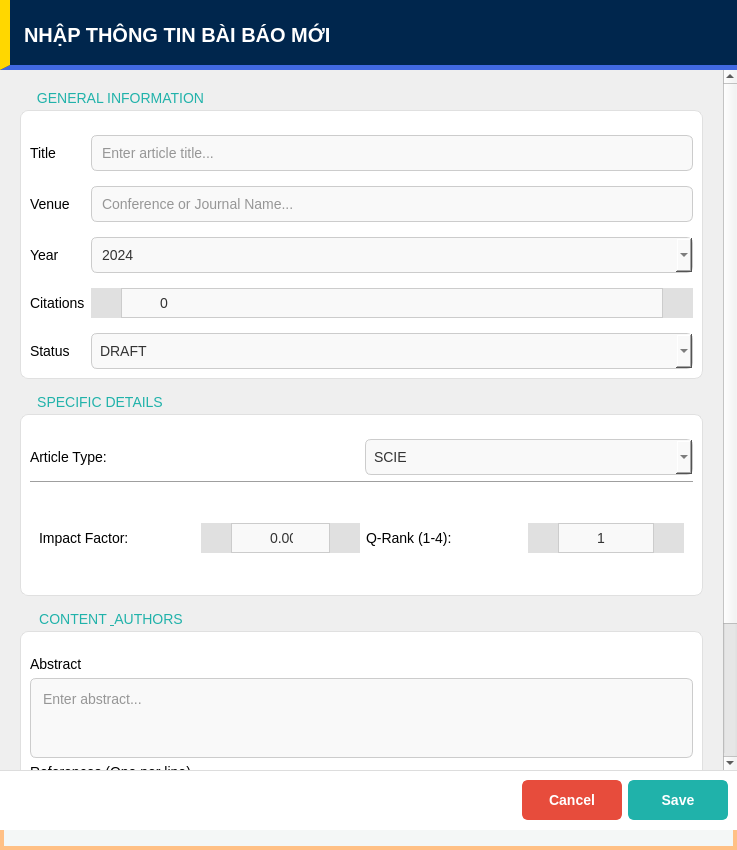
<?xml version="1.0" encoding="UTF-8"?>
<ui version="4.0">
 <class>ArticleInputDialog</class>
 <widget class="QDialog" name="ArticleInputDialog">
  <property name="geometry">
   <rect>
    <x>0</x>
    <y>0</y>
    <width>737</width>
    <height>850</height>
   </rect>
  </property>
  <property name="windowTitle">
   <string>Input Article Details</string>
  </property>
  <property name="styleSheet">
   <string notr="true">
/* --- CÀI ĐẶT CHUNG (Giống File 1) --- */
QDialog#ArticleInputDialog {
    background-color: #f4f7f6;
    border: 4px solid #FFC085;
}
QWidget {
    font-family: &quot;Segoe UI&quot;, Arial, sans-serif;
    font-size: 14px;
}
QScrollArea {
    border: none;
    background-color: transparent;
}
QGroupBox {
    background-color: #ffffff;
    border: 1px solid #e0e0e0;
    border-radius: 8px;
    margin-top: 20px;
    padding-top: 15px;
}
QGroupBox::title {
    subcontrol-origin: margin;
    subcontrol-position: top left;
    padding: 0 5px;
    color: #20B2AA;
    font-weight: bold;
    left: 10px;
    top: 0px;
}
QLineEdit, QPlainTextEdit, QComboBox {
    background-color: #f9f9f9;
    border: 1px solid #cccccc;
    border-radius: 6px;
    padding: 8px;
    color: #333333;
}
QLineEdit:focus, QPlainTextEdit:focus, QComboBox:focus {
    background-color: #ffffff;
    border: 2px solid #20B2AA;
}

/* --- TÙY CHỈNH SPINBOX (Nút trái giảm, nút phải tăng - Giống File 1) --- */
QSpinBox, QDoubleSpinBox {
    background-color: #f9f9f9;
    border: 1px solid #cccccc;
    border-radius: 6px;
    color: #333333;
    padding-top: 5px;
    padding-bottom: 5px;
    /* Chừa chỗ 2 bên cho nút bấm để không che số */
    padding-left: 35px;  
    padding-right: 35px;
    /* Căn giữa số */
    qproperty-alignment: AlignCenter; 
}
QSpinBox:focus, QDoubleSpinBox:focus {
    background-color: #ffffff;
    border: 2px solid #20B2AA;
}

/* Nút Tăng (Up-Button) -&gt; Đưa về bên PHẢI */
QSpinBox::up-button, QDoubleSpinBox::up-button {
    subcontrol-origin: border;
    subcontrol-position: right;
    width: 30px;
    height: 100%; 
    border-left: 1px solid #cccccc;
    border-top-right-radius: 6px;
    border-bottom-right-radius: 6px;
    background-color: #e0e0e0; 
}

/* Nút Giảm (Down-Button) -&gt; Đưa về bên TRÁI */
QSpinBox::down-button, QDoubleSpinBox::down-button {
    subcontrol-origin: border;
    subcontrol-position: left;
    width: 30px;
    height: 100%;
    border-right: 1px solid #cccccc;
    border-top-left-radius: 6px;
    border-bottom-left-radius: 6px;
    background-color: #e0e0e0;
}

/* Hiệu ứng khi di chuột vào nút tăng/giảm */
QSpinBox::up-button:hover, QDoubleSpinBox::up-button:hover,
QSpinBox::down-button:hover, QDoubleSpinBox::down-button:hover {
    background-color: #20B2AA; 
}
   </string>
  </property>
  <layout class="QVBoxLayout" name="verticalLayout_Main">
   <property name="spacing">
    <number>0</number>
   </property>
   <property name="leftMargin">
    <number>0</number>
   </property>
   <property name="topMargin">
    <number>0</number>
   </property>
   <property name="rightMargin">
    <number>0</number>
   </property>
   <property name="bottomMargin">
    <number>20</number>
   </property>
   <item>
    <widget class="QWidget" name="headerContainer" native="true">
     <property name="minimumSize">
      <size>
       <width>0</width>
       <height>70</height>
      </size>
     </property>
     <property name="styleSheet">
      <string notr="true">QWidget#headerContainer{background-color:#00264d;border-bottom:5px solid #4169E1;border-left:10px solid #FFD700;}</string>
     </property>
     <layout class="QHBoxLayout" name="horizontalLayout_Header">
      <item>
       <widget class="QLabel" name="labelDialog">
        <property name="styleSheet">
         <string notr="true">color:#ffffff;font-weight:900;font-size:20px;background:transparent;padding-left:10px;</string>
        </property>
        <property name="text">
         <string>NHẬP THÔNG TIN BÀI BÁO MỚI</string>
        </property>
        <property name="alignment">
         <set>Qt::AlignmentFlag::AlignLeading|Qt::AlignmentFlag::AlignLeft|Qt::AlignmentFlag::AlignVCenter</set>
        </property>
       </widget>
      </item>
     </layout>
    </widget>
   </item>
   <item>
    <widget class="QScrollArea" name="scrollArea">
     <property name="widgetResizable">
      <bool>true</bool>
     </property>
     <widget class="QWidget" name="scrollContent">
      <property name="geometry">
       <rect>
        <x>0</x>
        <y>0</y>
        <width>727</width>
        <height>905</height>
       </rect>
      </property>
      <layout class="QVBoxLayout" name="verticalLayout_Content">
       <property name="spacing">
        <number>15</number>
       </property>
       <property name="leftMargin">
        <number>20</number>
       </property>
       <property name="topMargin">
        <number>20</number>
       </property>
       <property name="rightMargin">
        <number>20</number>
       </property>
       <property name="bottomMargin">
        <number>20</number>
       </property>
       <item>
        <widget class="QGroupBox" name="grpGeneral">
         <property name="title">
          <string>GENERAL INFORMATION</string>
         </property>
         <layout class="QGridLayout" name="gridLayout">
          <property name="verticalSpacing">
           <number>15</number>
          </property>
          <item row="0" column="0">
           <widget class="QLabel" name="labelTitle">
            <property name="text">
             <string>Title</string>
            </property>
           </widget>
          </item>
          <item row="0" column="1">
           <widget class="QLineEdit" name="inputTitle">
            <property name="placeholderText">
             <string>Enter article title...</string>
            </property>
           </widget>
          </item>
          <item row="1" column="0">
           <widget class="QLabel" name="labelVenue">
            <property name="text">
             <string>Venue</string>
            </property>
           </widget>
          </item>
          <item row="1" column="1">
           <widget class="QLineEdit" name="inputVenue">
            <property name="placeholderText">
             <string>Conference or Journal Name...</string>
            </property>
           </widget>
          </item>
          <item row="2" column="0">
           <widget class="QLabel" name="labelYear">
            <property name="text">
             <string>Year</string>
            </property>
           </widget>
          </item>
          <item row="2" column="1">
           <widget class="QComboBox" name="inputYear">
            <property name="editable">
             <bool>true</bool>
            </property>
            <property name="currentText">
             <string>2024</string>
            </property>
            <item>
             <property name="text">
              <string>2024</string>
             </property>
            </item>
            <item>
             <property name="text">
              <string>2023</string>
             </property>
            </item>
            <item>
             <property name="text">
              <string>2022</string>
             </property>
            </item>
            <item>
             <property name="text">
              <string>2021</string>
             </property>
            </item>
            <item>
             <property name="text">
              <string>2020</string>
             </property>
            </item>
           </widget>
          </item>
          <item row="3" column="0">
           <widget class="QLabel" name="labelCitations">
            <property name="text">
             <string>Citations</string>
            </property>
           </widget>
          </item>
          <item row="3" column="1">
           <widget class="QSpinBox" name="inputCitations">
            <property name="maximum">
             <number>1000000</number>
            </property>
           </widget>
          </item>
          <item row="4" column="0">
           <widget class="QLabel" name="labelStatus">
            <property name="text">
             <string>Status</string>
            </property>
           </widget>
          </item>
          <item row="4" column="1">
           <widget class="QComboBox" name="inputStatus">
            <item>
             <property name="text">
              <string>DRAFT</string>
             </property>
            </item>
            <item>
             <property name="text">
              <string>SUBMITTED</string>
             </property>
            </item>
            <item>
             <property name="text">
              <string>UNDER_REVIEW</string>
             </property>
            </item>
            <item>
             <property name="text">
              <string>REVISIONS</string>
             </property>
            </item>
            <item>
             <property name="text">
              <string>ACCEPTED</string>
             </property>
            </item>
            <item>
             <property name="text">
              <string>REJECTED</string>
             </property>
            </item>
            <item>
             <property name="text">
              <string>PUBLISHED</string>
             </property>
            </item>
           </widget>
          </item>
         </layout>
        </widget>
       </item>
       <item>
        <widget class="QGroupBox" name="grpSpecific">
         <property name="title">
          <string>SPECIFIC DETAILS</string>
         </property>
         <layout class="QVBoxLayout" name="verticalLayout_Specific">
          <item>
           <layout class="QHBoxLayout" name="hl_Type">
            <item>
             <widget class="QLabel" name="labelType">
              <property name="text">
               <string>Article Type:</string>
              </property>
             </widget>
            </item>
            <item>
             <widget class="QComboBox" name="inputType">
              <item>
               <property name="text">
                <string>SCIE</string>
               </property>
              </item>
              <item>
               <property name="text">
                <string>SCOPUS</string>
               </property>
              </item>
              <item>
               <property name="text">
                <string>CONFERENCE</string>
               </property>
              </item>
              <item>
               <property name="text">
                <string>OTHER</string>
               </property>
              </item>
             </widget>
            </item>
           </layout>
          </item>
          <item>
           <widget class="Line" name="line">
            <property name="orientation">
             <enum>Qt::Orientation::Horizontal</enum>
            </property>
           </widget>
          </item>
          <item>
           <widget class="QStackedWidget" name="stackType">
            <property name="currentIndex">
             <number>0</number>
            </property>
            <widget class="QWidget" name="pageSCIE">
             <layout class="QGridLayout" name="gl_Scie">
              <item row="0" column="0">
               <widget class="QLabel" name="labelIF">
                <property name="text">
                 <string>Impact Factor:</string>
                </property>
               </widget>
              </item>
              <item row="0" column="1">
               <widget class="QDoubleSpinBox" name="inputIF">
                <property name="decimals">
                 <number>3</number>
                </property>
                <property name="maximum">
                 <double>100.000000000000000</double>
                </property>
               </widget>
              </item>
              <item row="0" column="2">
               <widget class="QLabel" name="labelQRank">
                <property name="text">
                 <string>Q-Rank (1-4):</string>
                </property>
               </widget>
              </item>
              <item row="0" column="3">
               <widget class="QSpinBox" name="inputQRank">
                <property name="minimum">
                 <number>1</number>
                </property>
                <property name="maximum">
                 <number>4</number>
                </property>
               </widget>
              </item>
             </layout>
            </widget>
            <widget class="QWidget" name="pageSCOPUS">
             <layout class="QGridLayout" name="gl_Scopus">
              <item row="0" column="0">
               <widget class="QLabel" name="labelSJR">
                <property name="text">
                 <string>SJR:</string>
                </property>
               </widget>
              </item>
              <item row="0" column="1">
               <widget class="QDoubleSpinBox" name="inputSJR">
                <property name="decimals">
                 <number>3</number>
                </property>
               </widget>
              </item>
              <item row="0" column="2">
               <widget class="QLabel" name="labelHIndex">
                <property name="text">
                 <string>H-Index:</string>
                </property>
               </widget>
              </item>
              <item row="0" column="3">
               <widget class="QSpinBox" name="inputHIndex">
                <property name="maximum">
                 <number>2000</number>
                </property>
               </widget>
              </item>
             </layout>
            </widget>
            <widget class="QWidget" name="pageCONFERENCE">
             <layout class="QGridLayout" name="gl_Conf">
              <item row="0" column="0">
               <widget class="QLabel" name="labelConfRank">
                <property name="text">
                 <string>Rank:</string>
                </property>
               </widget>
              </item>
              <item row="0" column="1">
               <widget class="QLineEdit" name="inputConfRank">
                <property name="placeholderText">
                 <string>e.g. A, B, C</string>
                </property>
               </widget>
              </item>
              <item row="0" column="2">
               <widget class="QLabel" name="labelAcceptRate">
                <property name="text">
                 <string>Accept Rate (%):</string>
                </property>
               </widget>
              </item>
              <item row="0" column="3">
               <widget class="QDoubleSpinBox" name="inputAcceptRate">
                <property name="maximum">
                 <double>100.000000000000000</double>
                </property>
               </widget>
              </item>
              <item row="1" column="0">
               <widget class="QLabel" name="labelLocation">
                <property name="text">
                 <string>Location:</string>
                </property>
               </widget>
              </item>
              <item row="1" column="1" colspan="3">
               <widget class="QLineEdit" name="inputLocation"/>
              </item>
             </layout>
            </widget>
            <widget class="QWidget" name="pageOTHER">
             <layout class="QVBoxLayout" name="vl_Other">
              <item>
               <widget class="QLabel" name="lblOther">
                <property name="styleSheet">
                 <string notr="true">color: gray; font-style: italic;</string>
                </property>
                <property name="text">
                 <string>No additional fields required for OTHER type.</string>
                </property>
                <property name="alignment">
                 <set>Qt::AlignmentFlag::AlignCenter</set>
                </property>
               </widget>
              </item>
             </layout>
            </widget>
           </widget>
          </item>
         </layout>
        </widget>
       </item>
       <item>
        <widget class="QGroupBox" name="grpTextContent">
         <property name="title">
          <string>CONTENT &amp; AUTHORS</string>
         </property>
         <layout class="QVBoxLayout" name="verticalLayout_Text">
          <item>
           <widget class="QLabel" name="labelAbstract">
            <property name="text">
             <string>Abstract</string>
            </property>
           </widget>
          </item>
          <item>
           <widget class="QPlainTextEdit" name="inputAbstract">
            <property name="minimumSize">
             <size>
              <width>0</width>
              <height>80</height>
             </size>
            </property>
            <property name="placeholderText">
             <string>Enter abstract...</string>
            </property>
           </widget>
          </item>
          <item>
           <widget class="QLabel" name="labelRefs">
            <property name="text">
             <string>References (One per line)</string>
            </property>
           </widget>
          </item>
          <item>
           <widget class="QPlainTextEdit" name="inputRefs">
            <property name="minimumSize">
             <size>
              <width>0</width>
              <height>80</height>
             </size>
            </property>
            <property name="placeholderText">
             <string>Enter references...</string>
            </property>
           </widget>
          </item>
          <item>
           <widget class="QPushButton" name="AuthorBtn">
            <property name="minimumSize">
             <size>
              <width>0</width>
              <height>40</height>
             </size>
            </property>
            <property name="cursor">
             <cursorShape>PointingHandCursor</cursorShape>
            </property>
            <property name="styleSheet">
             <string notr="true">QPushButton{background-color:#7f8c8d;border:2px solid #7f8c8d;border-radius:6px;color:white;font-weight:bold;}QPushButton:hover{background-color:#636e72;}QPushButton:pressed{background-color:#2d3436;}</string>
            </property>
            <property name="text">
             <string>Select / Manage Authors</string>
            </property>
           </widget>
          </item>
         </layout>
        </widget>
       </item>
      </layout>
     </widget>
    </widget>
   </item>
   <item>
    <widget class="QWidget" name="footerContainer" native="true">
     <property name="styleSheet">
      <string notr="true">background-color:#ffffff;border-top:1px solid #dddddd;</string>
     </property>
     <layout class="QHBoxLayout" name="horizontalLayout_Footer">
      <property name="topMargin">
       <number>10</number>
      </property>
      <property name="bottomMargin">
       <number>10</number>
      </property>
      <item>
       <spacer name="horizontalSpacer">
        <property name="orientation">
         <enum>Qt::Orientation::Horizontal</enum>
        </property>
        <property name="sizeHint" stdset="0">
         <size>
          <width>40</width>
          <height>20</height>
         </size>
        </property>
       </spacer>
      </item>
      <item>
       <widget class="QPushButton" name="btnCancel">
        <property name="minimumSize">
         <size>
          <width>100</width>
          <height>40</height>
         </size>
        </property>
        <property name="cursor">
         <cursorShape>PointingHandCursor</cursorShape>
        </property>
        <property name="styleSheet">
         <string notr="true">QPushButton{background-color:#e74c3c;border:2px solid #e74c3c;border-radius:6px;color:white;font-weight:bold;}QPushButton:hover{background-color:#c0392b;}QPushButton:pressed{background-color:#922b21;}</string>
        </property>
        <property name="text">
         <string>Cancel</string>
        </property>
       </widget>
      </item>
      <item>
       <widget class="QPushButton" name="btnSave">
        <property name="minimumSize">
         <size>
          <width>100</width>
          <height>40</height>
         </size>
        </property>
        <property name="cursor">
         <cursorShape>PointingHandCursor</cursorShape>
        </property>
        <property name="styleSheet">
         <string notr="true">QPushButton{background-color:#20B2AA;border:2px solid #20B2AA;border-radius:6px;color:white;font-weight:bold;}QPushButton:hover{background-color:#17a098;}QPushButton:pressed{background-color:#0e6b65;}</string>
        </property>
        <property name="text">
         <string>Save</string>
        </property>
       </widget>
      </item>
     </layout>
    </widget>
   </item>
  </layout>
 </widget>
 <resources/>
 <connections/>
</ui>
